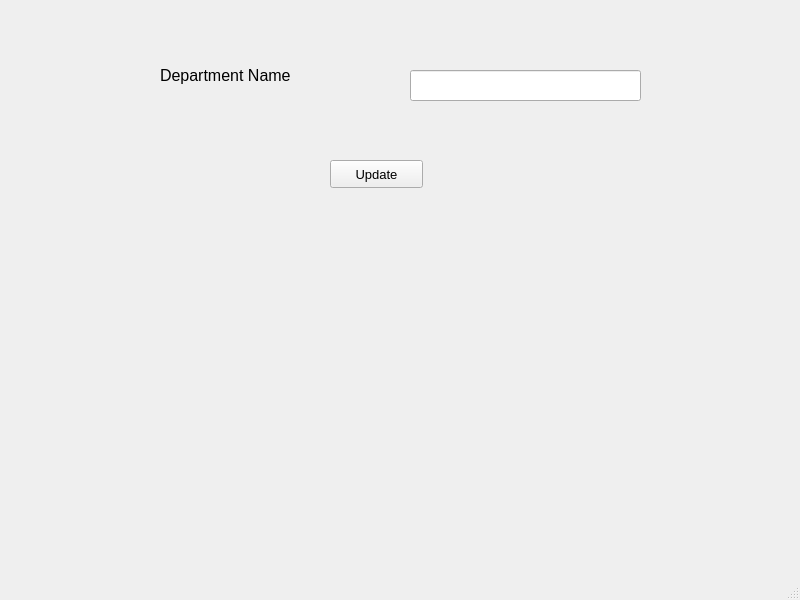
<?xml version="1.0" encoding="UTF-8"?>
<ui version="4.0">
 <class>deptupdate</class>
 <widget class="QMainWindow" name="deptupdate">
  <property name="geometry">
   <rect>
    <x>0</x>
    <y>0</y>
    <width>800</width>
    <height>600</height>
   </rect>
  </property>
  <property name="windowTitle">
   <string>MainWindow</string>
  </property>
  <widget class="QWidget" name="centralwidget">
   <widget class="QLabel" name="l1">
    <property name="geometry">
     <rect>
      <x>160</x>
      <y>60</y>
      <width>181</width>
      <height>31</height>
     </rect>
    </property>
    <property name="font">
     <font>
      <pointsize>12</pointsize>
     </font>
    </property>
    <property name="text">
     <string>Department Name</string>
    </property>
   </widget>
   <widget class="QLineEdit" name="t1">
    <property name="geometry">
     <rect>
      <x>410</x>
      <y>70</y>
      <width>231</width>
      <height>31</height>
     </rect>
    </property>
   </widget>
   <widget class="QPushButton" name="b1">
    <property name="geometry">
     <rect>
      <x>330</x>
      <y>160</y>
      <width>93</width>
      <height>28</height>
     </rect>
    </property>
    <property name="font">
     <font>
      <pointsize>10</pointsize>
     </font>
    </property>
    <property name="text">
     <string>Update</string>
    </property>
   </widget>
  </widget>
  <widget class="QMenuBar" name="menubar">
   <property name="geometry">
    <rect>
     <x>0</x>
     <y>0</y>
     <width>800</width>
     <height>26</height>
    </rect>
   </property>
  </widget>
  <widget class="QStatusBar" name="statusbar"/>
 </widget>
 <resources/>
 <connections/>
</ui>
